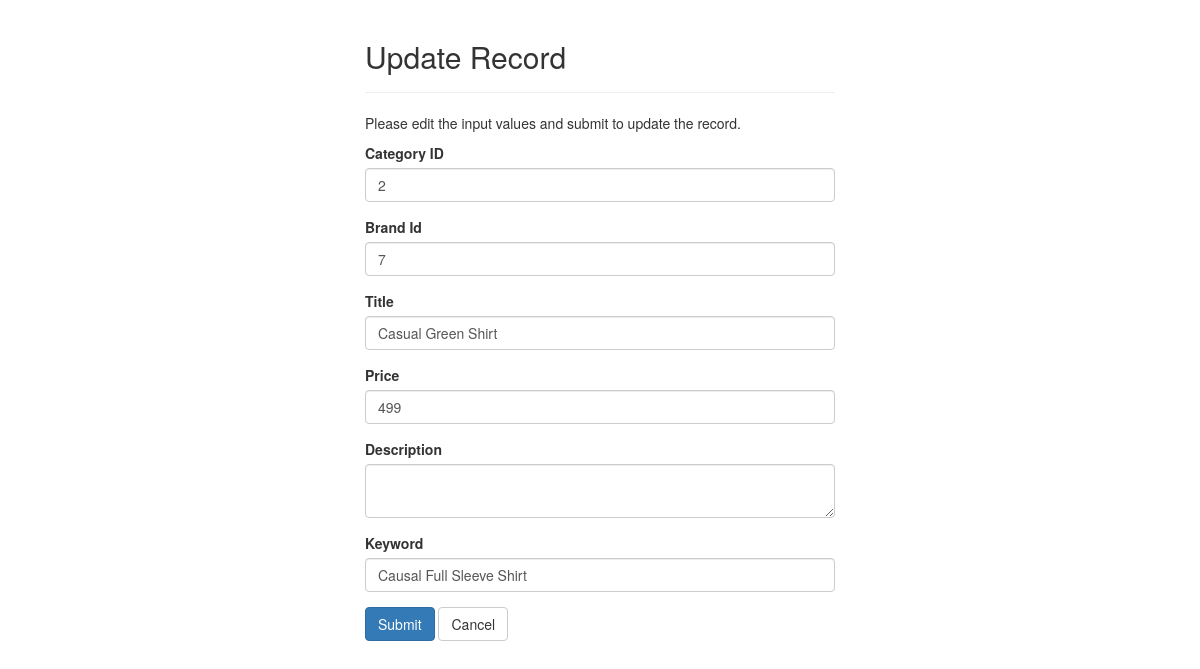
Page /update.php?id=7 on the committed database.
### tables this page shows
CREATE TABLE `products` (
  `product_id` int(100) NOT NULL,
  `product_cat` int(100) NOT NULL,
  `product_brand` int(100) NOT NULL,
  `product_title` varchar(255) NOT NULL,
  `product_price` int(100) NOT NULL,
  `product_desc` text NOT NULL,
  `product_image` text NOT NULL,
  `product_keywords` text NOT NULL,
  `pro_qty` int(11) NOT NULL
);

### update.php (the view, shortened to what this page needs)
<?php
require_once 'config.php';
$cat=$brand=$title = $price = $desc =$filetmp=$keyword=$filetmp=$filename= "";
$cat_err=$brand_err=$title_err = $price_err = $desc_err =$image_err =$keyword_err="";
if(isset($_POST["id"]) && !empty($_POST["id"])){
    $id = $_POST["id"];
    $input_name = trim($_POST["cat"]);
    if(empty($input_name)){
        $cat_err = "Please enter a Product name.";
    }
     else{
        $cat = $input_name;
    }
    $input_name = trim($_POST["brand"]);
    if(empty($input_name)){
        $brand_err = "Please enter a Product name.";
    }
     else{
        $brand = $input_name;
    }
    $input_name = trim($_POST["title"]);
    if(empty($input_name)){
        $title_err = "Please enter a Product name.";
    }
     else{
        $title = $input_name;
    }
    $input_address = trim($_POST["price"]);
    if(empty($input_address)){
        $price_err = 'Please enter an Price.';
    } else{
        $price = $input_address;
    }
    $input_salary = trim($_POST["desc"]);
    if(empty($input_salary)){
        $desc_err = "Please enter the Description.";
    } else{
        $desc = $input_salary;
    }
     $input_address = trim($_POST["keyword"]);
    if(empty($input_address)){
        $keyword_err = 'Please enter an keyword.';
    } else{
        $keyword = $input_address;
    }
    if(empty($cat_err) && empty($brand_err) && empty($title_err) && empty($price_err) && empty($desc_err)  && empty($keyword_err)){
        $sql = "UPDATE products SET product_cat=?,product_brand=?,product_title=?, product_price=?, product_desc=?,product_keywords=? WHERE product_id=?";
        if($stmt = mysqli_prepare($link, $sql)){
            mysqli_stmt_bind_param($stmt, "ssssssi", $param_cat,$param_brand,$param_title, $param_price, $param_desc,$param_keyword,$param_id);
             $param_cat= $cat;
              $param_brand= $brand;
            $param_title= $title;
            $param_price = $price;
            $param_desc = $desc;
            $param_keyword=$keyword;
                $param_id = $id;
            if(mysqli_stmt_execute($stmt)){
                header("location: index1.php");
                exit();
            } else{
                echo "Something went wrong. Please try again later.";
            }
        }
        mysqli_stmt_close($stmt);
    }
    mysqli_close($link);
} else{
    if(isset($_GET["id"]) && !empty(trim($_GET["id"]))){
        $sql = "SELECT * FROM products WHERE product_id = ?";
        if($stmt = mysqli_prepare($link, $sql)){
            mysqli_stmt_bind_param($stmt, "i", $param_id);
            if(mysqli_stmt_execute($stmt)){
                $result = mysqli_stmt_get_result($stmt);
                if(mysqli_num_rows($result) == 1){
                    $row = mysqli_fetch_array($result, MYSQLI_ASSOC);
                    $cat = $row["product_cat"];
                    $brand = $row["product_brand"];
                    $title = $row["product_title"];
                    $price = $row["product_price"];
                    $desc = $row["product_desc"];
                     $keyword = $row["product_keywords"];
                } else{
                    header("location: error.php");
                    exit();
                }
            } else{
                echo "Oops! Something went wrong. Please try again later.";
            }
        }
    }  else{
        header("location: error.php");
        exit();
    }
}
?>
<!DOCTYPE html>
<html lang="en">
<head>
    <link rel="stylesheet" href="https://maxcdn.bootstrapcdn.com/bootstrap/3.3.7/css/bootstrap.css">
</head>
<body>
    <div class="wrapper">
        <div class="container-fluid">
            <div class="row">
                <div class="col-md-12">
                    <div class="page-header">
                        <h2>Update Record</h2>
                    </div>
                    <p>Please edit the input values and submit to update the record.</p>
                    <form action="<?php echo htmlspecialchars(basename($_SERVER['REQUEST_URI'])); ?>" method="post">
                         <div class="form-group <?php echo (!empty($cat_err)) ? 'has-error' : ''; ?>">
                            <label>Category ID</label>
                            <input type="text" name="cat" class="form-control" value="<?php echo $cat; ?>">
                        </div>
                         <div class="form-group <?php echo (!empty($brand_err)) ? 'has-error' : ''; ?>">
                            <label>Brand Id</label>
                            <input type="text" name="brand" class="form-control" value="<?php echo $brand; ?>">
                        </div>
                        <div class="form-group <?php echo (!empty($title_err)) ? 'has-error' : ''; ?>">
                            <label>Title</label>
                            <input type="text" name="title" class="form-control" value="<?php echo $title; ?>">
                        </div>
                        <div class="form-group <?php echo (!empty($price_err)) ? 'has-error' : ''; ?>">
                            <label>Price</label>
                            <input type="text" name="price" class="form-control" value="<?php echo $price; ?>">
                        </div>
                        <div class="form-group <?php echo (!empty($desc_err)) ? 'has-error' : ''; ?>">
                            <label>Description</label>
                            <textarea name="desc" class="form-control"  value="<?php echo $desc; ?>"></textarea>
                        </div>
                         <div class="form-group <?php echo (!empty($keyword_err)) ? 'has-error' : ''; ?>">
                            <label>Keyword</label>
                            <input type="text" name="keyword" class="form-control" value="<?php echo $keyword; ?>">
                        </div>
                        <input type="submit" class="btn btn-primary" value="Submit">
                        <a href="index1.php" class="btn btn-default">Cancel</a>
                    </form>
                </div>
            </div>
        </div>
    </div>
</body>
</html>

### update.php (style rules this page uses)
.wrapper { width: 500px; margin: 0 auto; }

### rows in the picture
products: cat "2", brand "7", title "Casual Green Shirt", price "499", keyword "Causal Full Sleeve Shirt"
